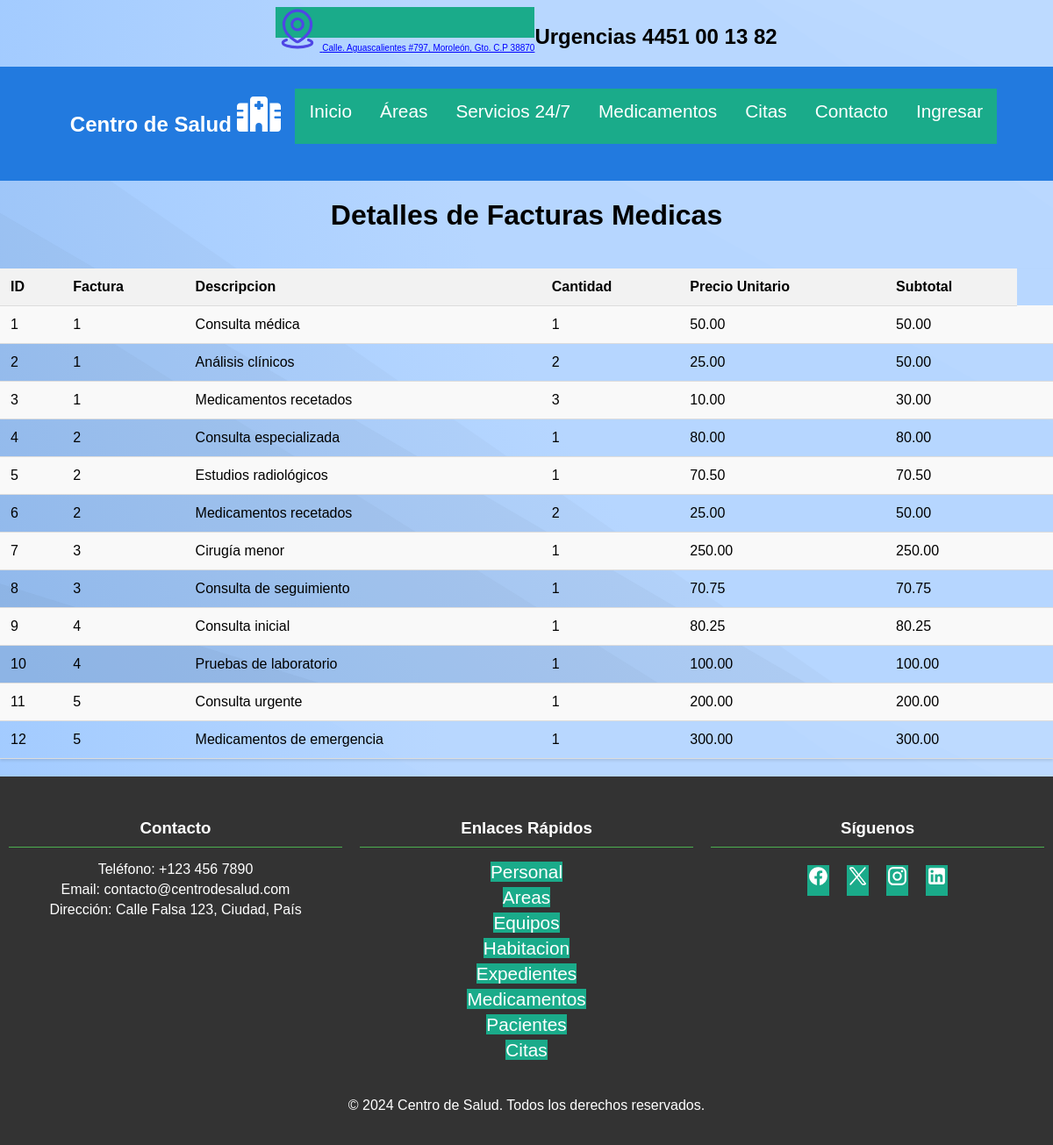
The app's page /detalle_factura.php with its own data.
### tables this page shows
CREATE TABLE Detalle_Factura (
    id_detalle INT AUTO_INCREMENT PRIMARY KEY,
    id_factura INT,
    descripcion VARCHAR(255),
    cantidad INT,
    precio_unitario DECIMAL(10, 2),
    subtotal DECIMAL(10, 2),
    FOREIGN KEY (id_factura) REFERENCES Facturas(id_factura)
);

### detalle_factura.php (the view, shortened to what this page needs)
<!DOCTYPE html>
<html lang="en">
<head>
    <link rel="stylesheet" href="css/style.css">
</head>
<body>
    <?php include 'assets/header.php'; ?>
    <h1>Detalles de Facturas Medicas</h1>
    <?php
    include 'includes/conexion.php';
    $sql = "SELECT * from detalle_factura;";
    $resultado = $conn->query($sql);
    if ($resultado->num_rows > 0) {
        echo "<table>";
        echo "<tr><th>ID</th><th>Factura</th><th>Descripcion</th><th>Cantidad</th><th>Precio Unitario</th><th>Subtotal</th></tr>";
        while($fila = $resultado->fetch_assoc()) {
                echo "<tr>";
                echo "<td>" . htmlspecialchars($fila["id_detalle"]) . "</td>";
                echo "<td>" . htmlspecialchars($fila["id_factura"]) . "</td>";
                echo "<td>" . htmlspecialchars($fila["descripcion"]) . "</td>";
                echo "<td>" . htmlspecialchars($fila["cantidad"]) . "</td>";
                echo "<td>" . htmlspecialchars($fila["precio_unitario"]) . "</td>";
                echo "<td>" . htmlspecialchars($fila["subtotal"]) . "</td>";
                echo "<td>";
                echo "</td>";
                echo "</tr>";
        }
        echo "</table>";
    } else {
        echo "No se encontraron resultados";
    }
    ?>
</body>
</html>

### css/style.css (style rules this page uses)
body { display: flex; flex-direction: column; min-height: 100vh; justify-content: center; align-items: center; font-family: Arial, sans-serif; margin: 0; }
a { background:#1AAB8A; color:#fff; border:none; position:relative; height:35px; font-size:1.3em; padding:0 0em; cursor:pointer; transition:800ms ease all; outline:none; }
a:before,a:after { content:''; position:absolute; top:0; right:0; height:2px; width:0; background: #1AAB8A; transition:400ms ease all; }
a:after { right:inherit; top:inherit; left:0; bottom:0; }
footer { width: 100%; background-color: #333; color: white; padding: 20px 0; text-align: center; }
footer .container { display: flex; flex-wrap: wrap; justify-content: space-around; max-width: 1366px; margin: 0 auto; }
footer .column { flex: 1; margin: 10px; min-width: 200px; }
footer h3 { border-bottom: 1px solid #4CAF50; padding-bottom: 10px; margin-bottom: 10px; }
footer ul { list-style-type: none; padding: 0; }
footer ul li { margin: 5px 0; }
footer ul li a { color: white; text-decoration: none; }
footer .social-icons { display: flex; justify-content: center; margin: 20px 0; }
footer .social-icons a { color: white; text-decoration: none; margin: 0 10px; font-size: 24px; }
table { width: 100%; border-collapse: collapse; margin: 20px 0; box-shadow: 0 2px 3px rgba(0, 0, 0, 0.1); }
table th, table td { padding: 12px; text-align: left; border-bottom: 1px solid #ddd; }
table th { background-color: #f2f2f2; }
table tr:nth-child(even) { background-color: #f9f9f9; }

### records on screen
detalle_factura: id_detalle "1", id_factura "1", descripcion "Consulta médica", cantidad "1", precio_unitario "50.00", subtotal "50.00"
detalle_factura: id_detalle "2", id_factura "1", descripcion "Análisis clínicos", cantidad "2", precio_unitario "25.00", subtotal "50.00"
detalle_factura: id_detalle "3", id_factura "1", descripcion "Medicamentos recetados", cantidad "3", precio_unitario "10.00", subtotal "30.00"
detalle_factura: id_detalle "4", id_factura "2", descripcion "Consulta especializada", cantidad "1", precio_unitario "80.00", subtotal "80.00"
detalle_factura: id_detalle "5", id_factura "2", descripcion "Estudios radiológicos", cantidad "1", precio_unitario "70.50", subtotal "70.50"
detalle_factura: id_detalle "6", id_factura "2", descripcion "Medicamentos recetados", cantidad "2", precio_unitario "25.00", subtotal "50.00"
detalle_factura: id_detalle "7", id_factura "3", descripcion "Cirugía menor", cantidad "1", precio_unitario "250.00", subtotal "250.00"
detalle_factura: id_detalle "8", id_factura "3", descripcion "Consulta de seguimiento", cantidad "1", precio_unitario "70.75", subtotal "70.75"
detalle_factura: id_detalle "9", id_factura "4", descripcion "Consulta inicial", cantidad "1", precio_unitario "80.25", subtotal "80.25"
detalle_factura: id_detalle "10", id_factura "4", descripcion "Pruebas de laboratorio", cantidad "1", precio_unitario "100.00", subtotal "100.00"
detalle_factura: id_detalle "11", id_factura "5", descripcion "Consulta urgente", cantidad "1", precio_unitario "200.00", subtotal "200.00"
detalle_factura: id_detalle "12", id_factura "5", descripcion "Medicamentos de emergencia", cantidad "1", precio_unitario "300.00", subtotal "300.00"
